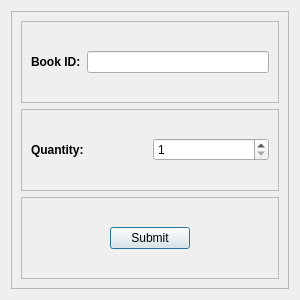
<?xml version="1.0" encoding="UTF-8"?>
<ui version="4.0">
 <class>SaleDialog</class>
 <widget class="QDialog" name="SaleDialog">
  <property name="geometry">
   <rect>
    <x>0</x>
    <y>0</y>
    <width>300</width>
    <height>300</height>
   </rect>
  </property>
  <property name="minimumSize">
   <size>
    <width>300</width>
    <height>300</height>
   </size>
  </property>
  <property name="maximumSize">
   <size>
    <width>300</width>
    <height>300</height>
   </size>
  </property>
  <property name="windowTitle">
   <string>Sale</string>
  </property>
  <layout class="QGridLayout" name="gridLayout">
   <item row="2" column="0">
    <widget class="QFrame" name="back_frame">
     <property name="frameShape">
      <enum>QFrame::StyledPanel</enum>
     </property>
     <property name="frameShadow">
      <enum>QFrame::Raised</enum>
     </property>
     <layout class="QGridLayout" name="gridLayout_2">
      <item row="0" column="0">
       <widget class="QFrame" name="book_id_frame">
        <property name="frameShape">
         <enum>QFrame::StyledPanel</enum>
        </property>
        <property name="frameShadow">
         <enum>QFrame::Raised</enum>
        </property>
        <layout class="QHBoxLayout" name="horizontalLayout">
         <item>
          <widget class="QLabel" name="book_id_Label">
           <property name="font">
            <font>
             <weight>75</weight>
             <bold>true</bold>
            </font>
           </property>
           <property name="text">
            <string>Book ID:</string>
           </property>
          </widget>
         </item>
         <item>
          <widget class="QLineEdit" name="book_id_LE"/>
         </item>
        </layout>
       </widget>
      </item>
      <item row="1" column="0">
       <widget class="QFrame" name="quantity_frame">
        <property name="frameShape">
         <enum>QFrame::StyledPanel</enum>
        </property>
        <property name="frameShadow">
         <enum>QFrame::Raised</enum>
        </property>
        <layout class="QHBoxLayout" name="horizontalLayout_2">
         <item>
          <widget class="QLabel" name="quantity_Label">
           <property name="font">
            <font>
             <weight>75</weight>
             <bold>true</bold>
            </font>
           </property>
           <property name="text">
            <string>Quantity:</string>
           </property>
          </widget>
         </item>
         <item>
          <widget class="QSpinBox" name="quantity_SB">
           <property name="minimum">
            <number>1</number>
           </property>
           <property name="maximum">
            <number>990</number>
           </property>
          </widget>
         </item>
        </layout>
       </widget>
      </item>
      <item row="2" column="0">
       <widget class="QFrame" name="submit_frame">
        <property name="frameShape">
         <enum>QFrame::StyledPanel</enum>
        </property>
        <property name="frameShadow">
         <enum>QFrame::Raised</enum>
        </property>
        <layout class="QGridLayout" name="gridLayout_3">
         <item row="0" column="0">
          <spacer name="horizontalSpacer">
           <property name="orientation">
            <enum>Qt::Horizontal</enum>
           </property>
           <property name="sizeHint" stdset="0">
            <size>
             <width>40</width>
             <height>20</height>
            </size>
           </property>
          </spacer>
         </item>
         <item row="0" column="1">
          <widget class="QPushButton" name="submit_Btn">
           <property name="text">
            <string>Submit</string>
           </property>
          </widget>
         </item>
         <item row="0" column="2">
          <spacer name="horizontalSpacer_2">
           <property name="orientation">
            <enum>Qt::Horizontal</enum>
           </property>
           <property name="sizeHint" stdset="0">
            <size>
             <width>40</width>
             <height>20</height>
            </size>
           </property>
          </spacer>
         </item>
        </layout>
       </widget>
      </item>
     </layout>
    </widget>
   </item>
  </layout>
 </widget>
 <resources/>
 <connections/>
</ui>
